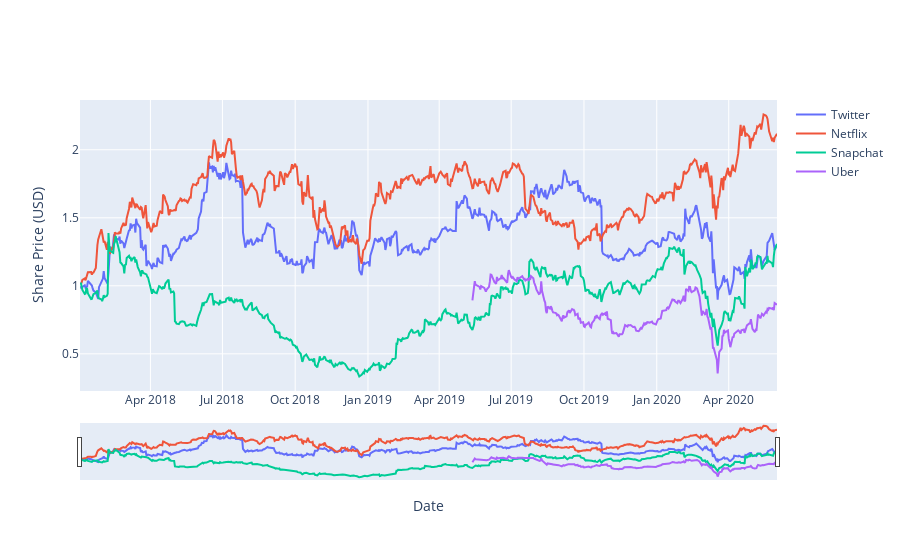

The notebook cell saved with this chart:
### Markdown cell above
## Plotting cumulative returns

### Code cell
#Declare figure
fig = go.Figure()

#add Traces
fig.add_trace(go.Scatter(x=TWTR_data.index, y=TWTR_Cum_Returns, name='Twitter'))
fig.add_trace(go.Scatter(x=NFLX_data.index, y=NFLX_Cum_Returns, name='Netflix'))
fig.add_trace(go.Scatter(x=SNAP_data.index, y=SNAP_Cum_Returns, name='Snapchat'))
fig.add_trace(go.Scatter(x=UBER_data.index, y=UBER_Cum_Returns, name='Uber'))

# X and Y Axis Update
fig.update_xaxes(
    title = 'Date',rangeslider_visible=True
)

fig.update_yaxes(
    title = 'Share Price (USD)'
)

#Show
fig.show()

### Figure 1 — Plotly figure (JSON) as saved in the notebook; plotly's stock layout.template omitted (floating-point values rounded to 4 significant figures; data arrays with more than 128 entries replaced by an {"elided": "..."} marker saying what was removed)
{"data": [{"name": "Twitter", "type": "scatter", "x": {"elided": "607 str values"}, "y": {"elided": "607 float values"}}, {"name": "Netflix", "type": "scatter", "x": {"elided": "607 str values"}, "y": {"elided": "607 float values"}}, {"name": "Snapchat", "type": "scatter", "x": {"elided": "607 str values"}, "y": {"elided": "607 float values"}}, {"name": "Uber", "type": "scatter", "x": {"elided": "267 str values"}, "y": {"elided": "267 float values"}}], "layout": {"xaxis": {"rangeslider": {"visible": true}, "title": {"text": "Date"}}, "yaxis": {"title": {"text": "Share Price (USD)"}}}}
